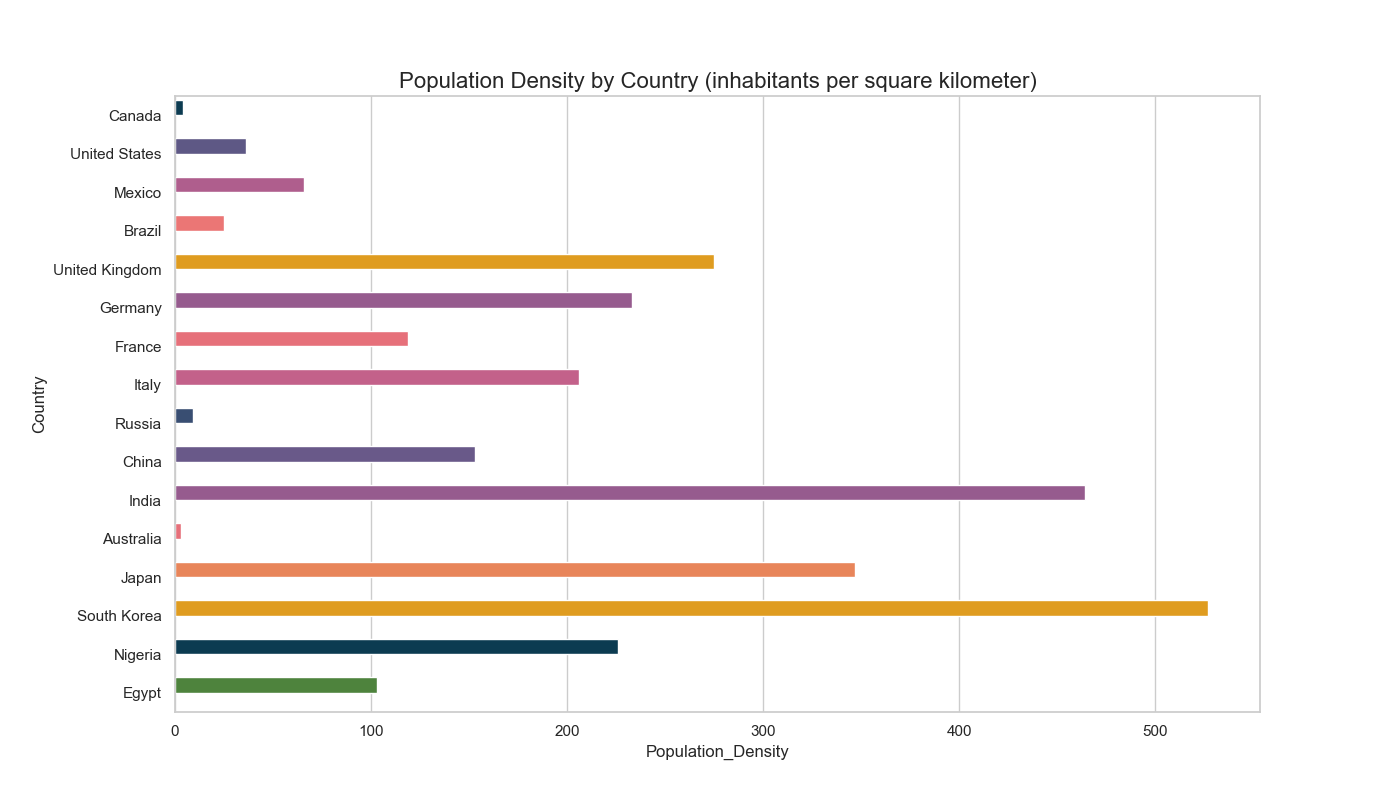

Reproduce this figure in Python.

import seaborn as sns
import matplotlib.pyplot as plt
import pandas as pd

# Generate the data
data = {
    'Country': ['Canada', 'United States', 'Mexico', 'Brazil', 'United Kingdom', 'Germany', 
                'France', 'Italy', 'Russia', 'China', 'India', 'Australia', 'Japan', 
                'South Korea', 'Nigeria', 'Egypt'],
    'Population_Density': [4, 36, 66, 25, 275, 233, 119, 206, 9, 153, 464, 3, 347, 527, 226, 103]
}

# Create a DataFrame
df = pd.DataFrame(data)

# Set the aesthetic style of the plots
sns.set_style('whitegrid')

# Create the bar chart
plt.figure(figsize=(14, 8))  # Change width and height of the chart
ax = sns.barplot(x='Population_Density', y='Country', data=df, palette=['#003f5c', '#58508d', '#bc5090', 
                                                                        '#ff6361', '#ffa600', '#a05195',
                                                                        '#f95d6a', '#d45087', '#2f4b7c',
                                                                        '#665191', '#a05195', '#f95d6a',
                                                                        '#ff7c43', '#ffa600', '#003f5c',
                                                                        '#488f31'],
                 dodge=False)

# Modify the width of bars
for bar in ax.patches:
    bar.set_height(0.4)

# Set the title
ax.set_title('Population Density by Country (inhabitants per square kilometer)', fontsize=16)

# Show the plot
plt.show()
